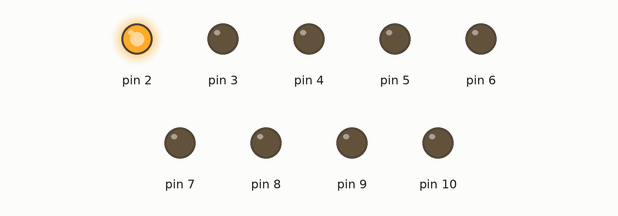
Simulated run of this sketch. Board: Arduino Uno, built with avr-gcc and run on an emulated ATmega328P. Parts: output pins drawn as LEDs (lit = HIGH).

Above: at 0.5 s.
At 3.5 s:
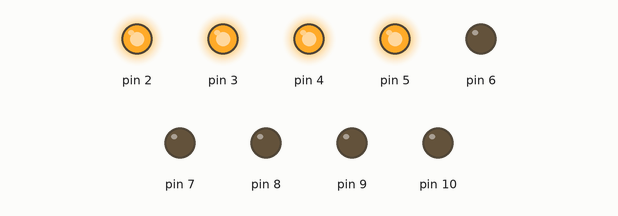
At 6.5 s:
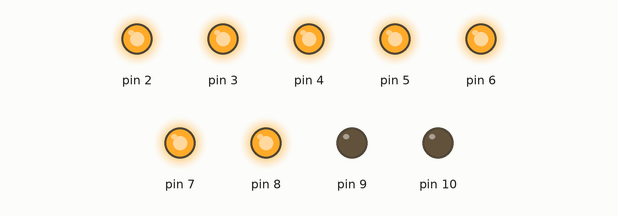
At 11.5 s:
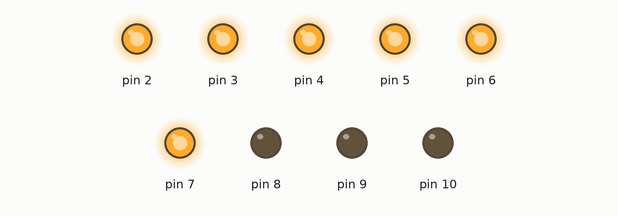
At 17.5 s:
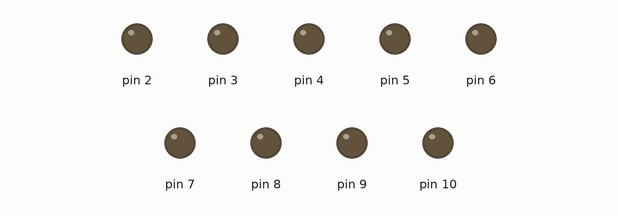
At 22.5 s:
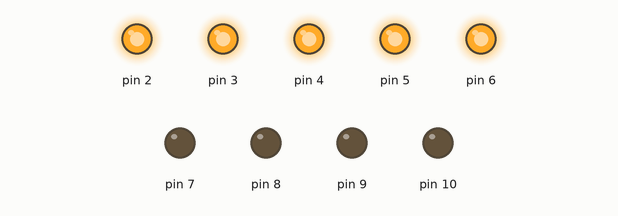
Timing chart, 0 to 23.4 s (numbered marks = the images above):
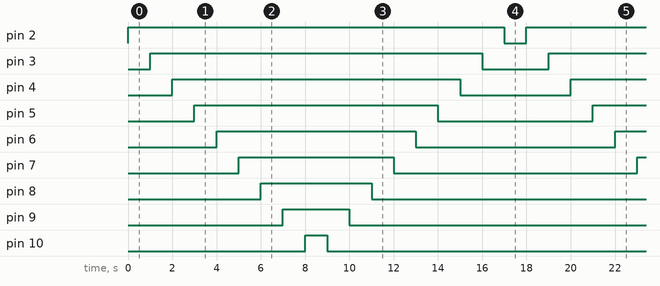

Measured:
- by itself, pin 2: alternates HIGH for 17.0 s and LOW for 1.0 s
- by itself, pin 3: alternates HIGH for 15.0 s and LOW for 3.0 s
- by itself, pin 4: alternates HIGH for 13.0 s and LOW for 5.0 s
- by itself, pin 5: alternates HIGH for 11.0 s and LOW for 7.0 s
- by itself, pin 6: alternates HIGH for 9.0 s and LOW for 9.0 s
- by itself, pin 7: alternates HIGH for 7.0 s and LOW for 11.0 s
- by itself, pin 8: alternates HIGH for 5.0 s and LOW for 13.0 s
- by itself, pin 9: alternates HIGH for 3.0 s and LOW for 15.0 s

The sketch:

Job7.ino
```cpp
byte i;
byte LedMin = 2;
byte LedMax = 10;
void setup() {
  // put your setup code here, to run once:
  for (i=LedMin; i<=LedMax; i ++) {pinMode(i, OUTPUT);}

}

void loop() {
  // put your main code here, to run repeatedly:
  for (i=LedMin; i<=LedMax; i++) {
    digitalWrite(i, HIGH);
    delay(1000);
  }
  for (i=LedMax; i>=LedMin; i--) {
    digitalWrite(i, LOW);
    delay(1000);
  }
}
```
